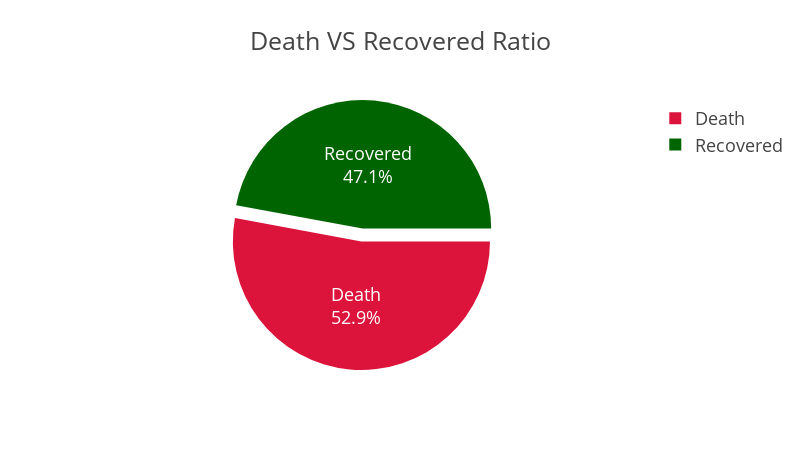

Notebook code for this chart:
### Markdown cell above
***The scenario hasn’t changed in the last 24 hours. But a little good news is recovery number is higher than the number of death cases today.***

### Code cell
dataFromCsv = pd.read_csv('covid-19-PerDayCaseSummaryBD.csv')
totalDeathNumber = dataFromCsv['Death'].sum()
totalRecoveredNumber = dataFromCsv['Recovered'].sum()

slices = [totalDeathNumber,totalRecoveredNumber]
activities = ['Death','Recovered']

dataFrame = {
    "slices" : slices,
    "activities" : activities
}
dataset = pd.DataFrame(dataFrame)
fig = px.pie(dataset,
             values="slices",
             names="activities",
             template="presentation",
             labels = {'slices' : 'No Cases', 'activities' : 'Status'},
             color_discrete_sequence=['#DC143C', '#006400'],
             width=800,
             height=450,
             hole=0,
             title="Death VS Recovered Ratio")
fig.update_traces(rotation=90, pull=0.05, textinfo="percent+label")
py.offline.iplot(fig)

### Figure 1 — Plotly figure (JSON) as saved in the notebook; plotly's stock layout.template omitted (floating-point values rounded to 4 significant figures)
{"data": [{"domain": {"x": [0, 1], "y": [0, 1]}, "hole": 0, "hovertemplate": "Status=%{label}<br>No Cases=%{value}<extra></extra>", "labels": ["Death", "Recovered"], "legendgroup": "", "name": "", "pull": 0.05, "rotation": 90, "showlegend": true, "textinfo": "percent+label", "type": "pie", "values": [155, 138]}], "layout": {"height": 450, "legend": {"tracegroupgap": 0}, "piecolorway": ["#DC143C", "#006400"], "title": {"text": "Death VS Recovered Ratio"}, "width": 800}}
